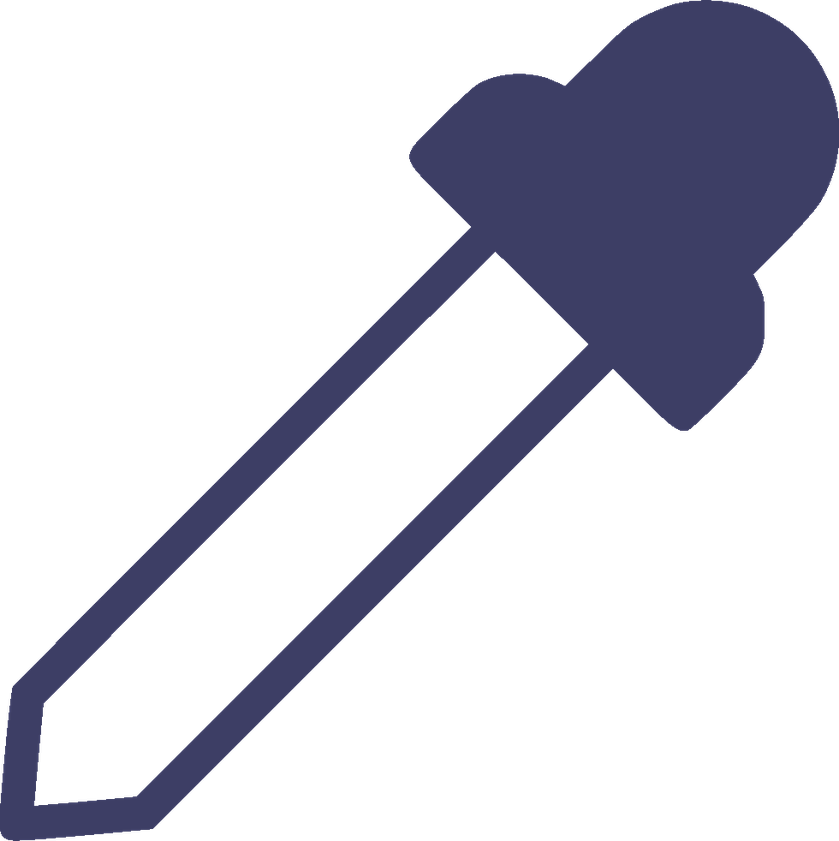
#> input picture src/eyedropper.png, 839 x 841 px, shrunk from 980 x 982 before the run
$ python -i color_utilities.py   (imports and definitions only)
#> lines starting #> are read from the running program, lines starting #| are printed output that depends on the picture
#> further down, picture is the input picture: PIL image 839x841 RGBA; mean R, G, B, A 14.4, 14.7, 24, 58.3
# import PIL as pil
import numpy as np
import colorsys
import io
import math
from sklearn import cluster
from PyQt5.QtGui import QImage, QPixmap
from PyQt5.QtCore import QBuffer
from PIL import Image as pim


# [13 lines left out: function create_image_from_palette, not called in this run]


def get_color_value(color):
    return int(int(color[0]) + int(color[1]) + int(color[2]))

def color_sort_criteria(color):
    hasv_color = colorsys.rgb_to_hsv(*np.array(color) / 255.)
    return hasv_color

# [30 lines left out: functions replace_color_in_image, step, quantize, not called in this run]


def pil_to_pixmap(im):
    if im.mode == "RGB":
        r, g, b = im.split()
        im = pim.merge("RGB", (b, g, r))
    elif im.mode == "RGBA":
        r, g, b, a = im.split()
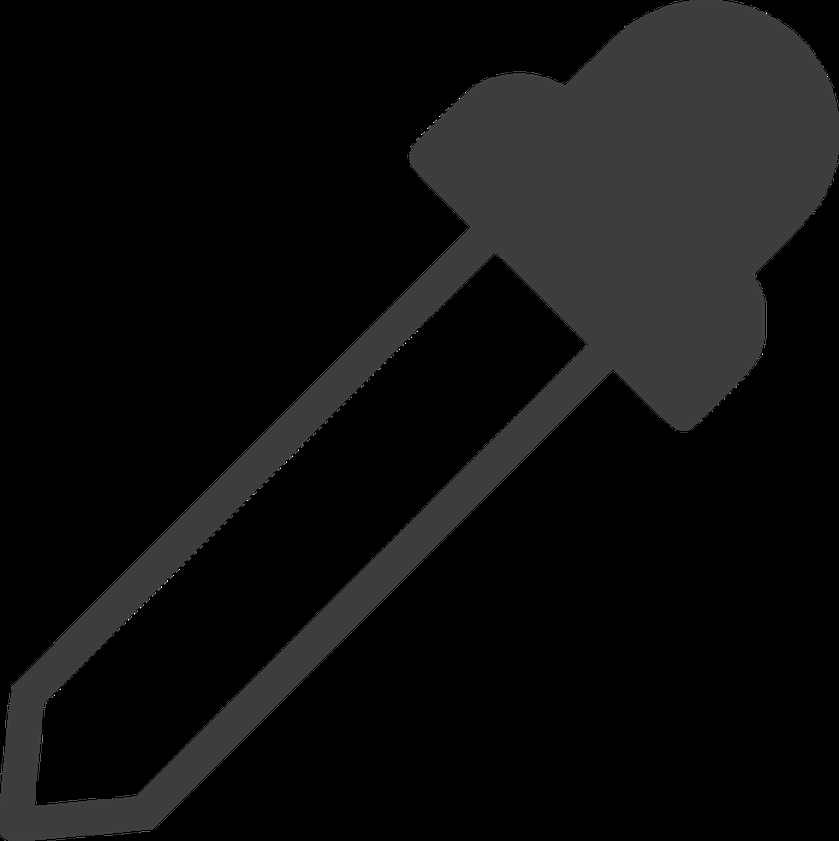
#> r: PIL image 839x841 L; min 0, max 255, mean 14.4
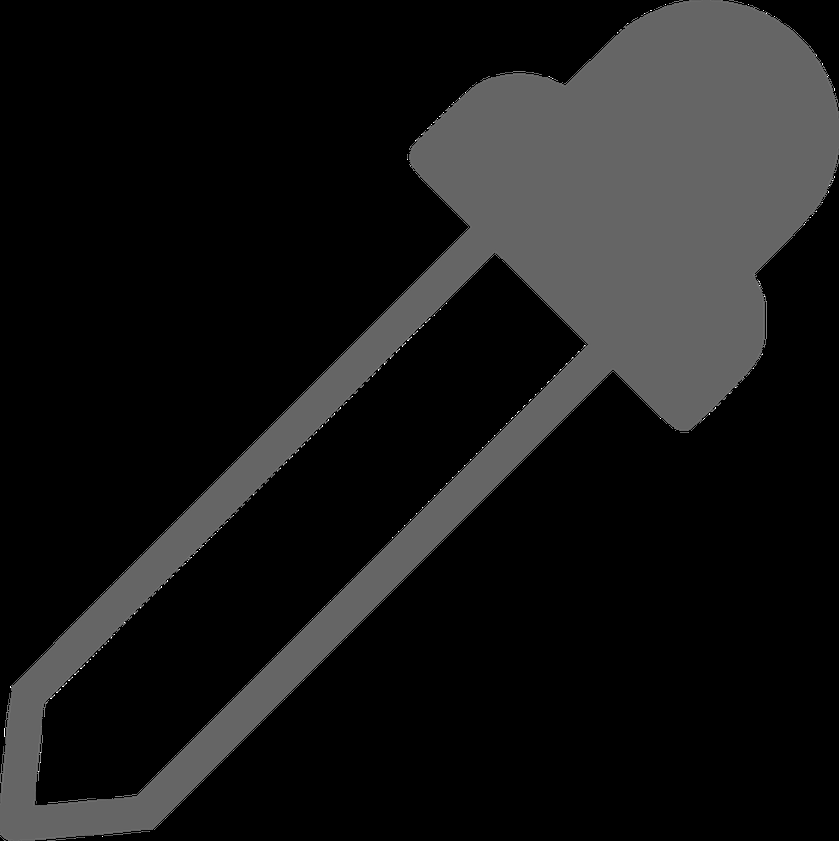
#> b: PIL image 839x841 L; min 0, max 255, mean 24
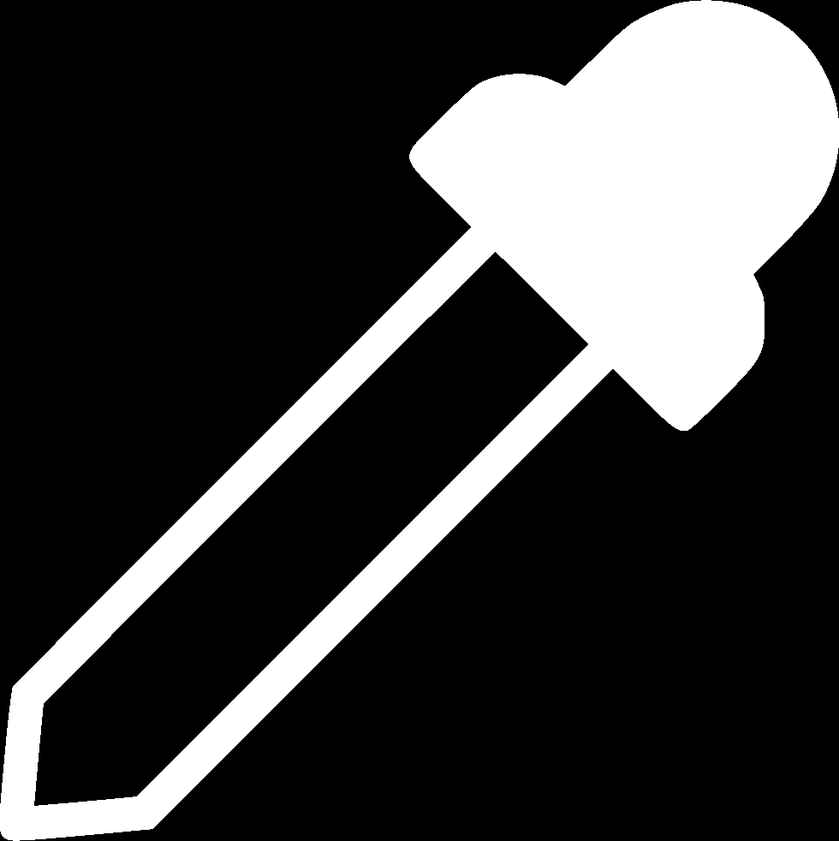
#> a: PIL image 839x841 L; min 0, max 255, mean 58.3
        im = pim.merge("RGBA", (b, g, r, a))
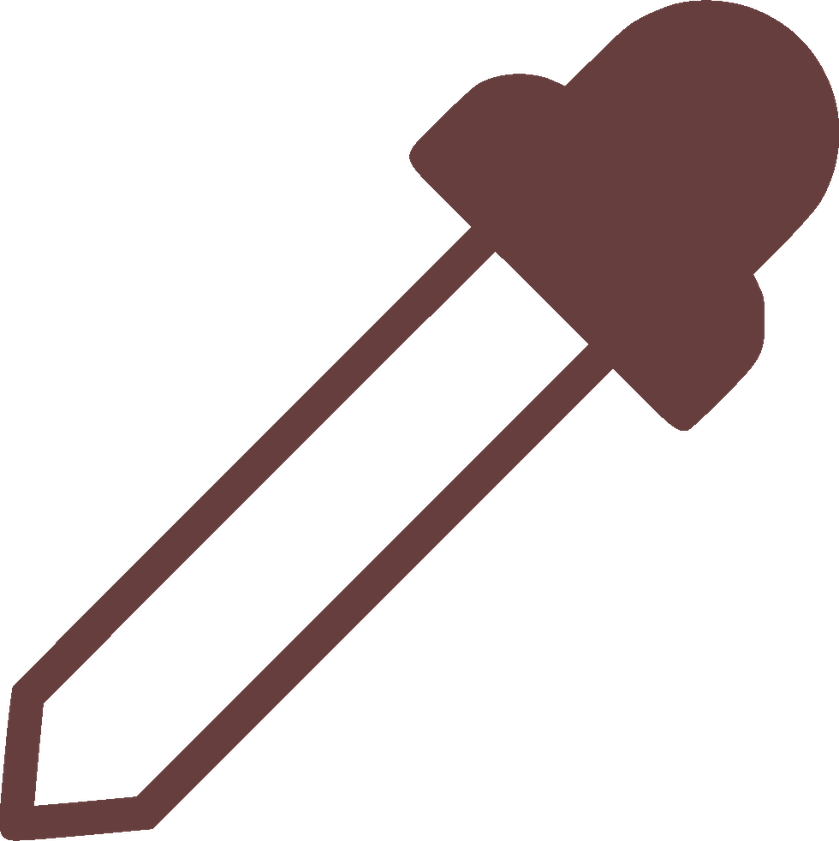
#> im: PIL image 839x841 RGBA; mean R, G, B, A 24, 14.7, 14.4, 58.3; transparent parts drawn white
    elif im.mode == "L":
        im = im.convert("RGBA")
    im2 = im.convert("RGBA")
    data = im2.tobytes("raw", "RGBA")
#> (the run stopped early here; a loop or call above may not have finished)
